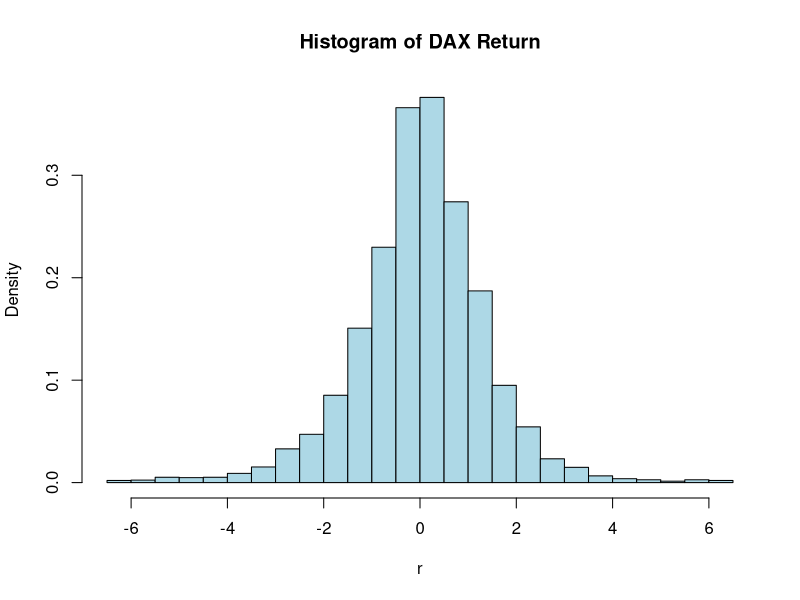
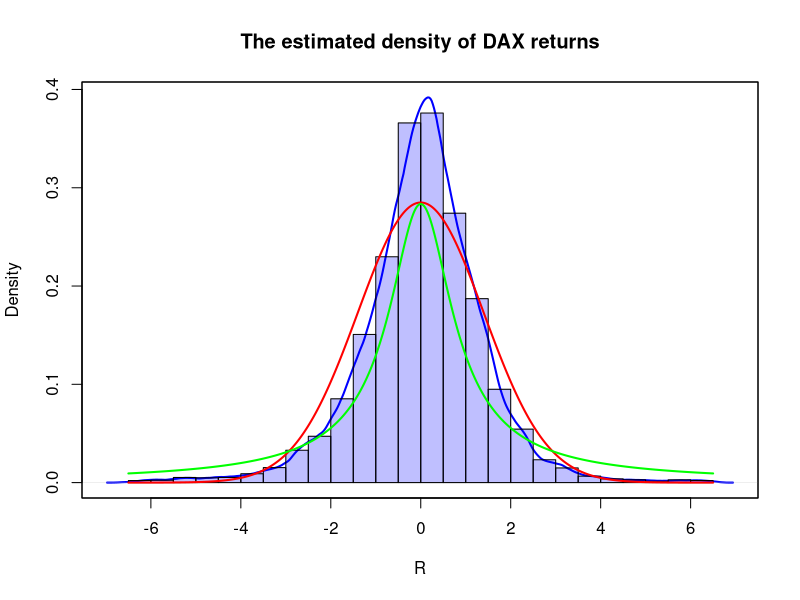

These figures' R source, in order:
##### COP122 yafei.xu@hu - berlin.de

# data set is in the pool https://github.com/YafeiXu/CAMquantlet
# replace the path of the working directory if necessary
setwd("C:/R")
d = read.csv("dax140624.csv") # pls download the pertinent data set.
DateInput = as.Date(d[, 1])
numOfDate = as.numeric(as.Date(c(DateInput)))
newDF = data.frame(d, numOfDate)
sortNewDF = newDF[order(newDF[, 3]), ]
newDF2 = data.frame(sortNewDF, seq(1, length(newDF[, 3]), length.out = length(newDF[, 3])))
Pt = newDF[, 2]
P1 = Pt[ - length(Pt)]
P2 = Pt[ - 1]
DAXreturn = log(P1/P2)
DAXreturn = data.frame(DAXreturn, length(DAXreturn):1)
DAXreturn = DAXreturn[order(DAXreturn[, 2]), ]
DAXreturn = DAXreturn[, 1] * 100
r = DAXreturn[ - which(DAXreturn >= 6.5|DAXreturn <=  - 6.5)]

# kernel density,  normal samples and t samples
epaDensity = density(r,  bw  =  "nrd0",  adjust  =  1, 
                     kernel  =  c("epanechnikov"))
dNorm = dnorm(seq( - 6.5, 6.5, length.out = length(r)),  sd = 1.4)
dT = dt(seq( - 6.5, 6.5, length.out = length(r)),  df = .6)		

# do plot
hist1 = hist(r,  prob = TRUE,  12, main = "Histogram of DAX Return", col = "lightblue", freq = F, breaks  =  24) 

# kernel density estimation
plot(epaDensity,  col = "Blue",  lwd = 2, xlab = "R", ylab = "Density",  main = "The estimated density of DAX returns")
plot(hist1,  col = rgb(0, 0, 1, 1/4),  xlim = c( - 6, 6), freq = F,  add = T) 
lines(seq( - 6.5, 6.5, length.out = length(r)), dNorm,  col = "Red",  lwd = 2)
lines(seq( - 6.5, 6.5, length.out = length(r)), dT,  col = "Green",  lwd = 2)
box()

##